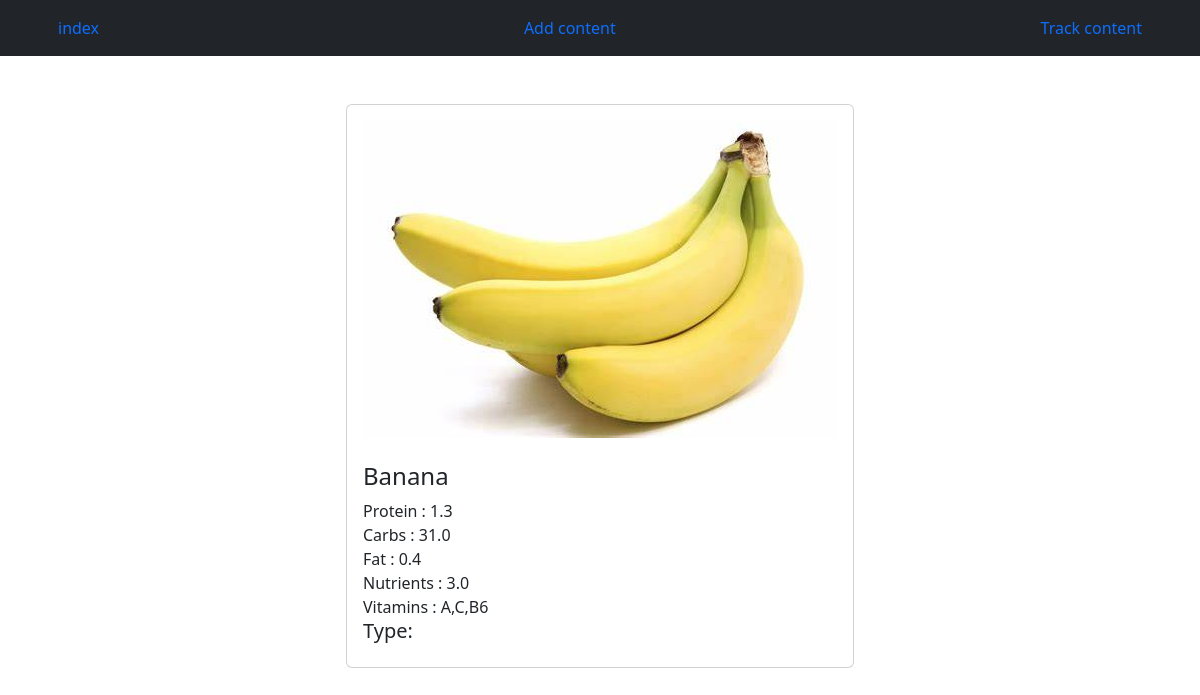
Screenshot of /view/1/ with the database file from the repository.
### calapp/models.py (models this page shows, shortened)
class calmodel(models.Model):
    name=models.CharField( max_length=50)
    quantity= models.FloatField()
    protien=models.FloatField()
    carbs=models.FloatField()
    fat=models.FloatField()
    nutrients=models.FloatField()
    vitamins= models.CharField(max_length=50)
    img= models.ImageField(upload_to='media',blank=True)
    type= models.CharField(max_length=50)
    favourite=models.ManyToManyField(User,related_name='favourites',blank=True,default=False)

### calapp/views.py (the view)
# urls.py: path('view/<int:pk>/',views.view,name="view"),
def view(request,pk):
    res=calmodel.objects.filter(id=pk)
    return render(request,'view.html',{'res':res})

### templates/view.html (shortened to what this page needs)
{% extends "base.html" %}
{% block content %}
<div class="row">
    {% for item in res %}
    <div class="col-md-12">
        <div class="card card-body">
            {% if item.img %}
            <img src="{{ item.img.url }}" alt="no img">
            {% else %}
                <p>no image</p>
            {% endif %}
            <br>
            <h4>{{item.name}}</h4>
            <span>Protein : {{item.protien}}</span>
            <span>Carbs : {{item.carbs}}</span>
            <span>Fat : {{item.fat}}</span>
            <span>Nutrients : {{item.nutrients}}</span>
            <span>Vitamins : {{item.vitamins}}</span>
            <div style="display: flex;">
                <h5 style="margin-right: 5px;">Type:</h5>
            </div>
        </div>
    {% endfor %}
</div>
{% endblock content %}

### rows the page displays
calmodel: img (picture), name "Banana", protien "1.3", carbs "31.0", fat "0.4", nutrients "3.0", vitamins "A,C,B6"
